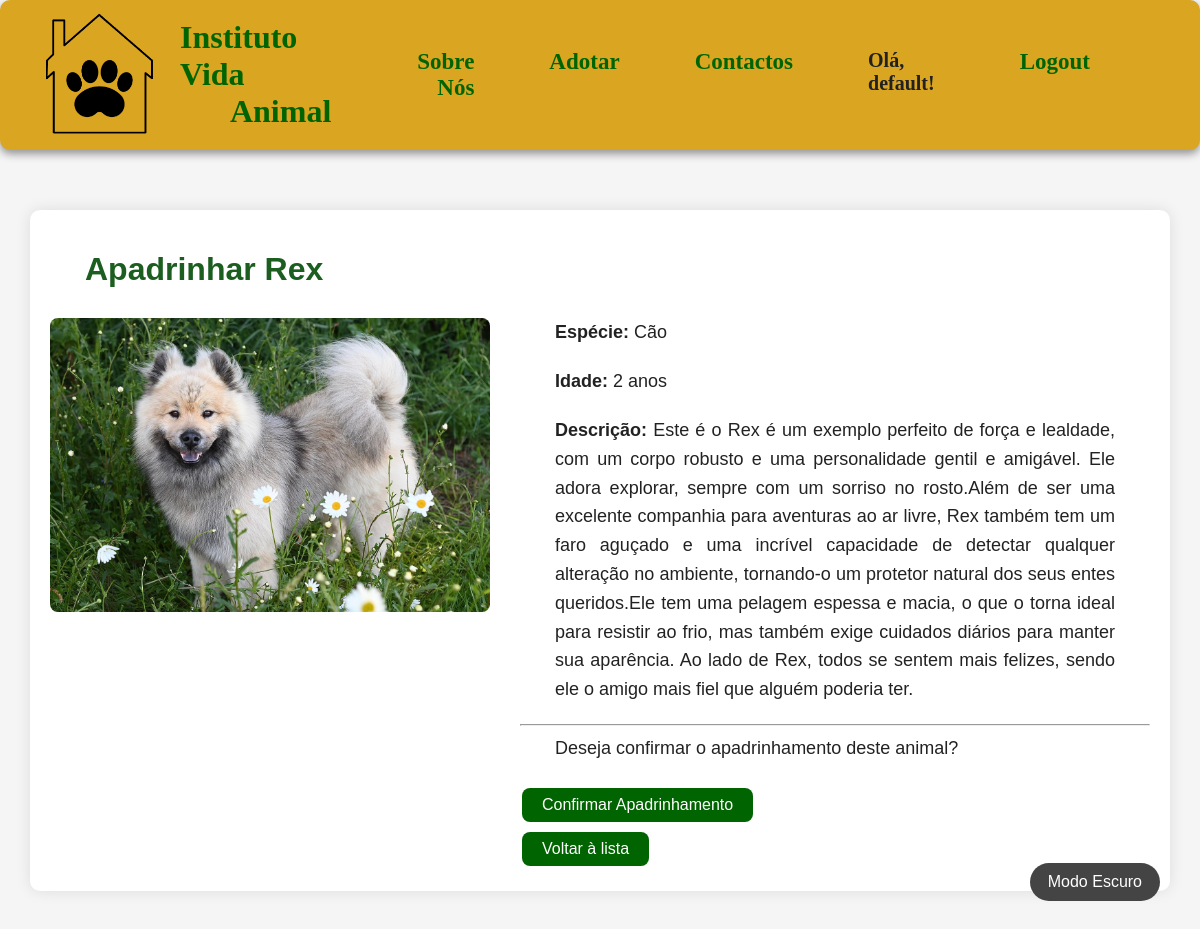
The app's page /apadrinhar/1/ (signed in), older data.
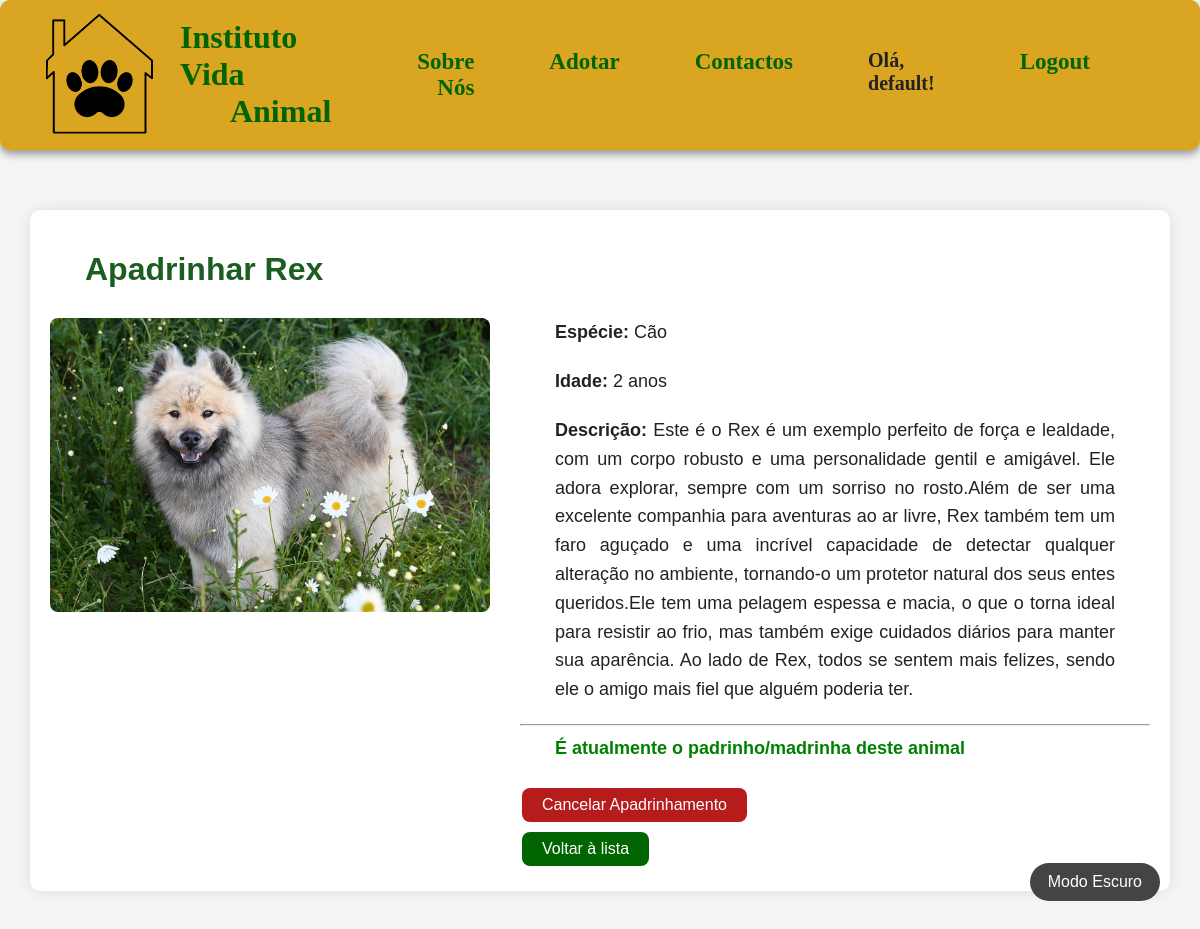
The same page, newer data.
### app_adocao/models.py (models this page shows, shortened)
class Animal(models.Model):
    ESPECIES = (
        ('gato', 'Gato'),
        ('cao', 'Cão'),
    )
    nome = models.CharField(max_length=15)
    idade = models.IntegerField()
    especie = models.CharField(choices=ESPECIES)
    descricao = models.CharField(max_length=500)
    imagem = models.ImageField(upload_to='imgAnimal/')
    padrinho = models.ForeignKey(
            User,
            on_delete=models.SET_NULL,
            null=True,
            blank=True,
            related_name='animais_apadrinhados'
        )

### app_adocao/views.py (the view)
# urls.py: path('apadrinhar/<int:animal_id>/', views.apadrinhar, name='apadrinhar'),
@login_required
def apadrinhar(request, animal_id):
    animal = get_object_or_404(Animal, id=animal_id)
    if animal.padrinho and animal.padrinho != request.user:
        messages.warning(request, f"O {animal.nome} já foi apadrinhado por outro utilizador.")
        return render(request, 'site/apadrinhar.html', {'animal': animal})
    if request.method == "POST" and "cancelar" in request.POST:
        if animal.padrinho == request.user:
            animal.padrinho = None
            animal.save()
            messages.success(request, f"Apadrinhamento de {animal.nome} cancelado.")
        return render(request, 'site/apadrinhar.html', {'animal': animal})
    if request.method == "POST" and not animal.padrinho:
        animal.padrinho = request.user
        animal.save()
        messages.success(request, f"Parabéns! Agora é o padrinho/madrinha de {animal.nome}.")
        return render(request, 'site/apadrinhar.html', {'animal': animal})
    return render(request, 'site/apadrinhar.html', {'animal': animal})

### app_adocao/templates/site/apadrinhar.html (shortened to what this page needs)
<!DOCTYPE html>
<html lang="pt">
    <head>
        {% load static %}
        <link rel="stylesheet" href="{% static 'css/style.css' %}">
        <link rel="stylesheet" href="{% static 'css/animais.css' %}">
        <link rel="stylesheet" href="{% static 'css/modoEscuro.css' %}">
    </head>
    <body>
        <header class="cabecalho">
            <div style="gap: 20px; display: flex; align-items: center;">
                <img src="{% static 'imagens/logo.png' %}" alt="Logo do Instituto Vida Animal" class="logo">
                <a class="home" style="font-size: 32px; font-family: cursive; font-weight: bolder;" href="/">Instituto Vida Animal</a>
            </div>
            <nav>
                <a style="font-size: 23px;" href="../../sobreNos">Sobre Nós</a>
                <a style="font-size: 23px;" href="../../adotar">Adotar</a>
                <a style="font-size: 23px;" href="../../contactos">Contactos</a>
                {% if user.is_authenticated %}
                    <span style="font-size: 20px; margin-right: 10px;">Olá, {{ user.username }}!</span>
                    <a style="font-size: 23px;" href="{% url 'logout' %}">Logout</a>
                {% else %}
                    <a style="font-size: 23px;" href="{% url 'sign_in' %}">Login</a>
                {% endif %}
            </nav>
        </header>
        <button id="darkModeToggle">Modo Escuro</button>
        <main>
            <h1>Apadrinhar {{ animal.nome }}</h1>
            <div class="animal-detalhes">
                <img src="{{ animal.imagem.url }}" alt="{{ animal.nome }}">
                <div class="animal-info">
                    <p><strong>Espécie:</strong> {{ animal.get_especie_display }}</p>
                    <p><strong>Idade:</strong> {{ animal.idade }} anos</p>
                    <p><strong>Descrição:</strong> {{ animal.descricao }}</p>
                    <hr>
                    {% if not animal.padrinho %}
                        <form method="post">
                            <p>Deseja confirmar o apadrinhamento deste animal?</p>
                            <button type="submit" class="btn-verde">Confirmar Apadrinhamento</button>
                        </form>
                        <a href="{% url 'adotar' %}">
                            <button class="btn-voltar">Voltar à lista</button>
                        </a>
                    {% elif animal.padrinho == user %}
                        <p style="color: green; font-weight: bold;">É atualmente o padrinho/madrinha deste animal</p>
                        <form method="post">
                            <button type="submit" name="cancelar" class="btn-vermelho">Cancelar Apadrinhamento</button>
                        </form>
                        <a href="{% url 'adotar' %}"><button>Voltar à lista</button></a>
                    {% else %}
                        <p style="color: red; font-weight: bold;">Este animal já foi apadrinhado por outro utilizador.</p>
                        <a href="{% url 'adotar' %}"><button>Voltar à lista</button></a>
                    {% endif %}
                </div>
            </div>
        </main>
    </body>
</html>

### app_adocao/static/css/style.css (style rules this page uses)
body { font-family: Arial, sans-serif; background-color: whitesmoke; margin: 0; color: #222; }
h1 { margin-left: 35px; font-family: 'Trebuchet MS', sans-serif; color: #1b5e20; }
p { text-align: justify; margin: 0 35px 20px 35px; font-size: large; line-height: 1.6; }
.cabecalho { display: flex; align-items: center; justify-content: space-between; padding: 0 40px; background-color: #daa520; border-radius: 10px; box-shadow: 0 4px 8px rgba(0, 0, 0, 0.404); height: 150px; gap: 16px; position: fixed; top: 0; left: 0; right: 0; z-index: 1000; margin: 0; }
.logo { width: 120px; height: auto; }
nav, .home { font-family: cursive; display: flex; gap: 75px; text-align-last: right; font-size: larger; font-weight: bolder; margin-right: 70px; }
body { padding-top: 160px; }
a:link:not(.sign_up), a:visited:not(.sign_up) { color: darkgreen; text-decoration: none; }
button { background-color: darkgreen; color: white; padding: 8px 20px; text-align: center; text-decoration: none; font-size: medium; margin: 5px 2px; border-radius: 8px; border: none; cursor: pointer; transition: 0.3s; }
.btn-vermelho { background-color: #b71c1c; color: white; }
main { max-width: 1100px; margin: 50px auto; padding: 20px; background-color: white; border-radius: 10px; box-shadow: 0 0 15px rgba(0,0,0,0.1); }

### app_adocao/static/css/animais.css (style rules this page uses)
.animal-detalhes { display: flex; gap: 30px; align-items: flex-start; margin-top: 30px; }
.animal-detalhes img { max-width: 40%; height: auto; border-radius: 8px; object-fit: cover; }
.animal-info { flex: 1; }

### app_adocao/static/css/modoEscuro.css (style rules this page uses)
#darkModeToggle { cursor: pointer; font-size: 16px; padding: 10px 18px; border: none; border-radius: 50px; background-color: #444; color: white; transition: background-color 0.3s, transform 0.2s; margin: 20px; position: fixed; bottom: 20px; right: 20px; z-index: 1000; }

Row changes from the older to the newer data that the page shows:
changed Animal "Rex": padrinho_id empty → 6 (drawn)
Text that changed along with them:
text no longer shown: "Deseja confirmar o apadrinhamento deste animal? Confirmar Apadrinhamento"
text now shown: "É atualmente o padrinho/madrinha deste animal Cancelar Apadrinhamento"
